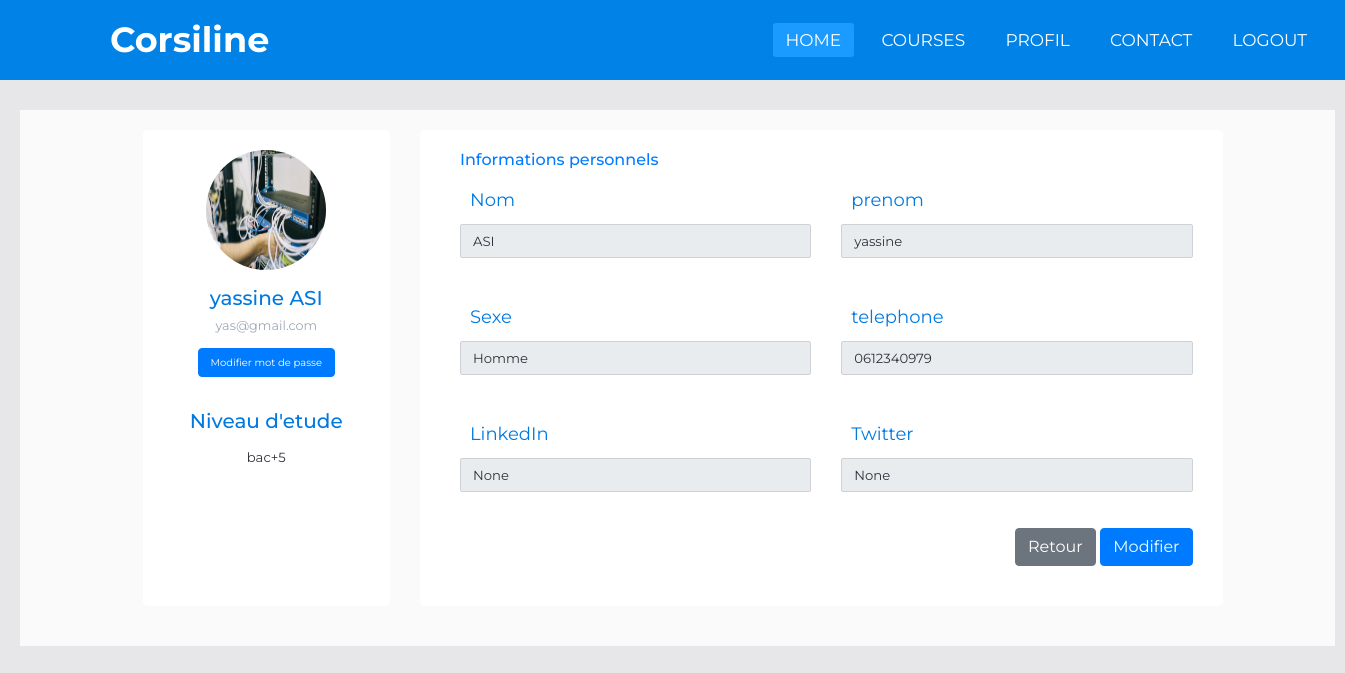
Page /prof/profilEtd/ (signed in) on the committed database.
### prof/models.py (models this page shows, shortened)
class User(models.Model):
    email = models.EmailField()
    password = models.CharField(max_length=255)
    role=models.CharField(max_length=20,choices=[('etd','etd'),('prof','prof')],default='etd')

class Etudiant(User):
    nom = models.CharField(max_length=50,default='Aucun')
    prenom = models.CharField(max_length=50,default='Aucun')
    telephone=models.CharField(max_length=10,null=True,blank=True,default='Aucun')
    linkedin=models.CharField(max_length=100,null=True,blank=True,default='Aucun')
    twitter=models.CharField(max_length=100,null=True,blank=True,default='Aucun')
    sexe=models.CharField(max_length=20,choices=[('Femme','Femme'),('Homme','Homme')],default='Homme')
    photo=models.ImageField(upload_to='photo/etds/%y/%m/%d',default='photo/etds/default_user.jpg')
    LEVEL_CHOICES = [
        ('sans bac', 'sans bac'),
        ('bac', 'bac'),
        ('bac+2', 'bac+2'),
        ('bac+3', 'bac+3'),
        ('bac+5', 'bac+5'),
    ]
    NiveauEtude = models.CharField(max_length=10, null=False,choices=LEVEL_CHOICES,default='bac')

class User(models.Model):
    email = models.EmailField()
    password = models.CharField(max_length=255)
    role=models.CharField(max_length=20,choices=[('etd','etd'),('prof','prof')],default='etd')

### prof/views.py (the view, shortened to what this page needs)
# urls.py: path('profilEtd/',views.profilEtd,name='profilEtd'),
def profilEtd(request):
    active = None  # Initialize active with a default value of None
    try:
        active = request.session.get('active')
    except:
        return redirect('login')  # Redirect to login if session value is not available
    if active is not None:
        etudiant_id = request.session['active']
        etd=Etudiant.objects.get(email=active)
        try:
            etudiant = Etudiant.objects.get(email=etudiant_id)
        except:
            return redirect('login')
    else:
        return render(request, 'prof/login.html')
    return render(request,'etd/profil_etudiant.html',{'etudiant':etudiant})

### templates/etd/profil_etudiant.html (shortened to what this page needs)
{% include 'headerEtd.html' %}
{% load static %}
<!DOCTYPE html>
<html>
<head>
    <link href="https://cdnjs.cloudflare.com/ajax/libs/font-awesome/5.10.0/css/all.min.css" rel="stylesheet">
    <link href="https://cdn.jsdelivr.net/npm/bootstrap-icons@1.4.1/font/bootstrap-icons.css" rel="stylesheet">
    <link rel="stylesheet" href="{% static 'css/style.css' %}">
    <link rel="stylesheet" href="{% static 'css/style_profil.css' %}">
</head>
<body>
<section>
    <div class="container">
    <div class="row gutters">
    <div class="col-xl-3 col-lg-3 col-md-12 col-sm-12 col-12">
    <div class="card h-100">
        <div class="card-body">
            <div class="account-settings">
                <div class="user-profile">
                    <div class="user-avatar">
                        <a href="{{ etudiant.photo.url }}" target="_blank"><img src="{{ etudiant.photo.url }}" alt="aucune image trouvée"></a>
                    </div>
                    <h5 style="color:#007ae1;" class="usern">{{ etudiant.prenom }} {{ etudiant.nom }}</h5>
                    <h6 class="user-email">{{ etudiant.email }}</h6>
                    <div class="mdp" id="btn_mdp">
                        <div class="center_mdp">
                            <br>
                            <button type="button" class="btn btn-primary mdp" onclick="form_pwd()" >Modifier mot de passe</button>
                        </div>
                    </div>
            </div>
            </div>
                <div class="about">
                    <h5>Niveau d'etude</h5>
                    <p>{{etudiant.NiveauEtude}}</p>
                </div>
            </div>
        </div>
    </div>
    </div>
    <div class="col-xl-9 col-lg-9 col-md-12 col-sm-12 col-12">
    <div class="card h-100">
        <div class="card-body">
            <div class="row gutters">
                <div class="col-xl-12 col-lg-12 col-md-12 col-sm-12 col-12">
                    <h6 class="mb-2 text-primary">Informations personnels</h6>
                </div>
                <div class="col-xl-6 col-lg-6 col-md-6 col-sm-6 col-12">
                    <div class="form-group">
                        <label style="color:#007ae1;" for="fullName">Nom</label>
                        <input type="text" class="form-control" id="fullName" placeholder="Votre nom " value="{{ etudiant.nom }}" readonly>
                    </div>
                </div>
                <div class="col-xl-6 col-lg-6 col-md-6 col-sm-6 col-12">
                    <div class="form-group">
                        <label style="color:#007ae1;" for="eMail">prenom</label>
                        <input type="email" class="form-control" id="eMail" placeholder="Enter email ID" value="{{ etudiant.prenom }}" readonly>
                    </div>
                </div>
            </div>
            <div class="row gutters">
                <div class="col-xl-6 col-lg-6 col-md-6 col-sm-6 col-12">
                    <div class="form-group">
                        <label style="color:#007ae1;" for="phone">Sexe</label>
                        <input type="text" class="form-control" id="phone" value="{{ etudiant.sexe }}" readonly>
                    </div>
                </div>
                <div class="col-xl-6 col-lg-6 col-md-6 col-sm-6 col-12">
                    <div class="form-group">
                        <label  style="color:#007ae1;" for="website">telephone</label>
                        <input type="url" class="form-control" id="website" value="{{ etudiant.telephone }}" readonly>
                    </div>
                </div>
            </div>
            <div class="row gutters">
                <div class="col-xl-6 col-lg-6 col-md-6 col-sm-6 col-12">
                    <div class="form-group">
                        <label style="color:#007ae1;" for="Street">LinkedIn</label>
                        <input type="name" class="form-control" id="Street" value="{{ etudiant.linkedin }}" readonly>
                    </div>
                </div>
                <div class="col-xl-6 col-lg-6 col-md-6 col-sm-6 col-12">
                    <div class="form-group">
                        <label style="color:#007ae1;" for="ciTy">Twitter</label>
                        <input type="name" class="form-control" id="ciTy" value="{{ etudiant.twitter }}" readonly>
                    </div>
                </div>
            </div>
            <div class="row gutters">
                <div class="col-xl-12 col-lg-12 col-md-12 col-sm-12 col-12">
                    <div class="text-right">
                        <button type="button" class="btn btn-secondary" onclick="history.back()">Retour</button>
                        <button type="button" class="btn btn-primary"><a href="{% url 'modProfilEtd' %}" style="color:azure;"  >Modifier</a></button>
                    </div>
                </div>
            </div>
        </div>
    </div>
    </div>
</div>
</section>
</body>

### profs/static/css/stylenav.css (style rules this page uses)
* { padding: 0; margin: 0; text-decoration: none; list-style: none; box-sizing: border-box; }
body { font-family: montserrat; }

### profs/static/css/style.css (style rules this page uses)
section { background: rgb(255, 255, 255,0.8); margin: 30px 20px; padding: 15px 5px; font-size: 18px; padding: 20px; clear: both; height: auto; display:block; width: 1315px; }
body { background: rgba(24, 29, 56, .1); }
label { color: azure; font-size: 40 px; margin: 10px; }
input { height: 40px; width: 500px; font-size: fill; }
.row { margin: 0px 5px 20px 5px; content: ""; clear: both; width: 100%; display: flex; }

### profs/static/css/style_profil.css (style rules this page uses)
body { margin: 0; color: #2e323c; background-color: rgba(24, 29, 56, .1); position: relative; height: auto; }
.account-settings .user-profile { margin: 0 0 1rem 0; text-align: center; }
.mdp { font-size: x-small; display: flex; justify-content: center; }
.mdp .center_mdp { display: flex; flex-direction: column; align-items: center; }
.account-settings .user-profile .user-avatar { margin: 0 0 1rem 0; }
.account-settings .user-profile .user-avatar img { width: 120px; height: 120px; -webkit-border-radius: 100px; -moz-border-radius: 100px; border-radius: 100px; }
.account-settings .user-profile h6.user-email { margin: 0; font-size: 0.8rem; font-weight: 400; color: #9fa8b9; }
.account-settings .about { margin: 2rem 0 0 0; text-align: center; }
.account-settings .about h5 { margin: 0 0 15px 0; color: #007ae1; }
.account-settings .about p { font-size: 0.825rem; }
.form-control { border: 1px solid #cfd1d8; -webkit-border-radius: 2px; -moz-border-radius: 2px; border-radius: 2px; font-size: .825rem; background: #ffffff; color: #2e323c; }
.card { background: #ffffff; -webkit-border-radius: 5px; -moz-border-radius: 5px; border-radius: 5px; border: 0; }
.card label { color: #007ae1; }

### rows in the picture
Etudiant: photo (picture), prenom "yassine", nom "ASI", NiveauEtude "bac+5", sexe "Homme", telephone "0612340979", linkedin "None", twitter "None"
User: email "yas@gmail.com"
